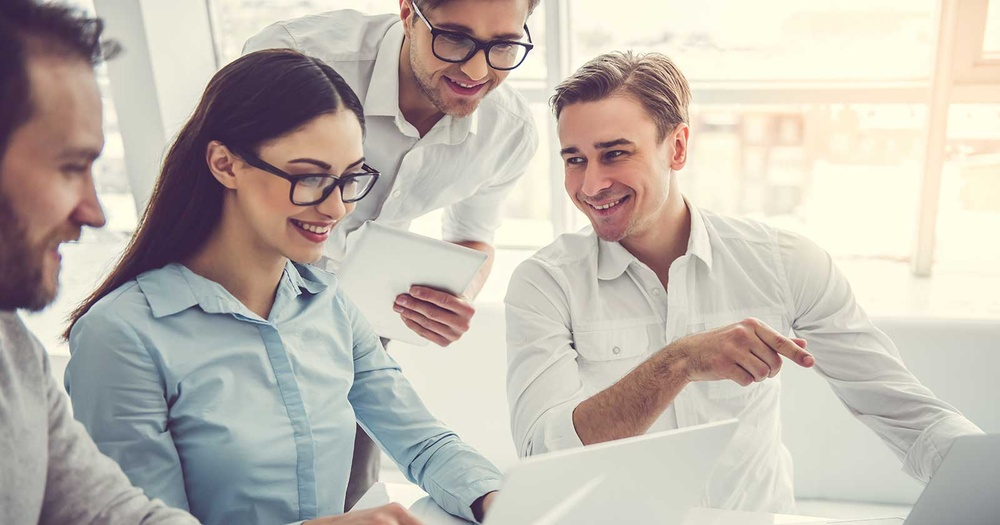
#> input picture AI_project/images/test3.jpg, 1000 x 525 px, shrunk from 1600 x 840 before the run
$ python main.py
#> lines starting #> are read from the running program, lines starting #| are printed output that depends on the picture; after the words box and inside, x2 and y2 are one past the last pixel; in counts of white or black regions, pixels touching at a corner belong together
import cv2

img = cv2.imread('images/test3.jpg')
#> img is the input picture: shape (525, 1000, 3); mean B, G, R 175.4, 184.3, 191.7
gray_img = cv2.cvtColor(img, cv2.COLOR_BGR2GRAY)
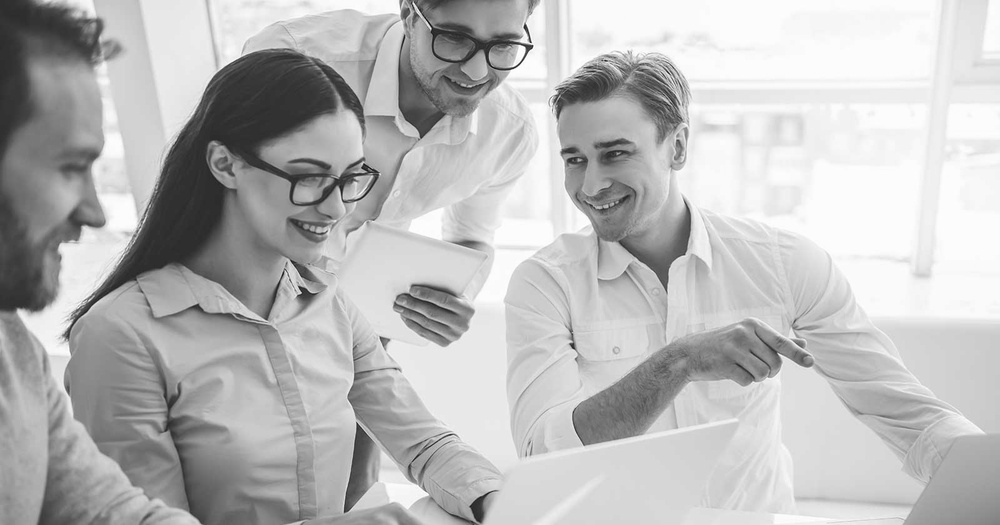
#> gray_img: shape (525, 1000); min 11, max 255, mean 185.5

faces = cv2.CascadeClassifier('faces.xml')

results = faces.detectMultiScale(gray_img, scaleFactor=1.077, minNeighbors=3)
#> results = [[542, 109, 124, 124], [13, 88, 175, 175], [503, 13, 221, 221]]

for (x, y, w, h) in results:
    cv2.rectangle(img, (x, y), (x + w, y + h), (0, 255, 0), thickness=3)
#> this loop made 3 passes
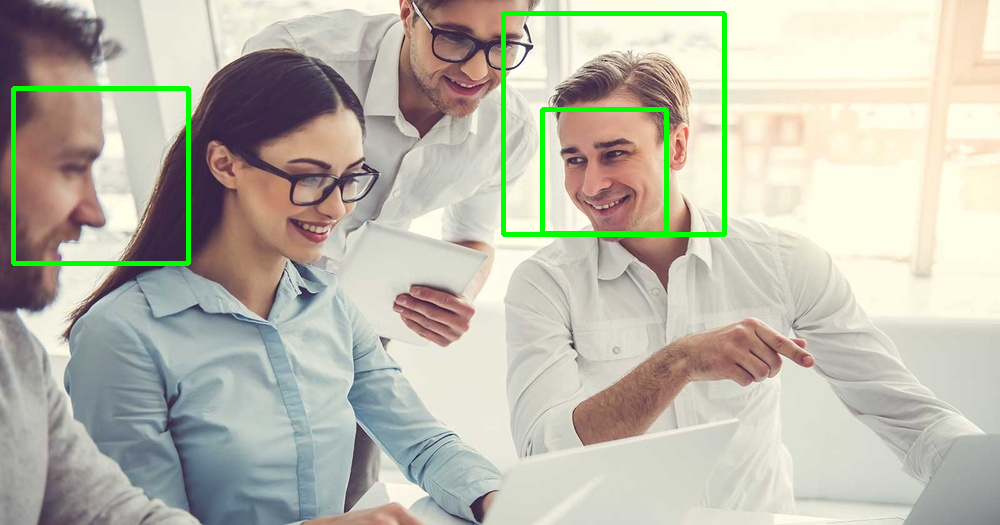
#> img: shape (525, 1000, 3); 1.88% of pixels changed, all inside (x1, y1, x2, y2) = (11, 11, 727, 266)

cv2.imshow('result', img)
cv2.waitKey(0)

$ run again, with AI_project/images/test2.jpg copied over AI_project/images/test3.jpg
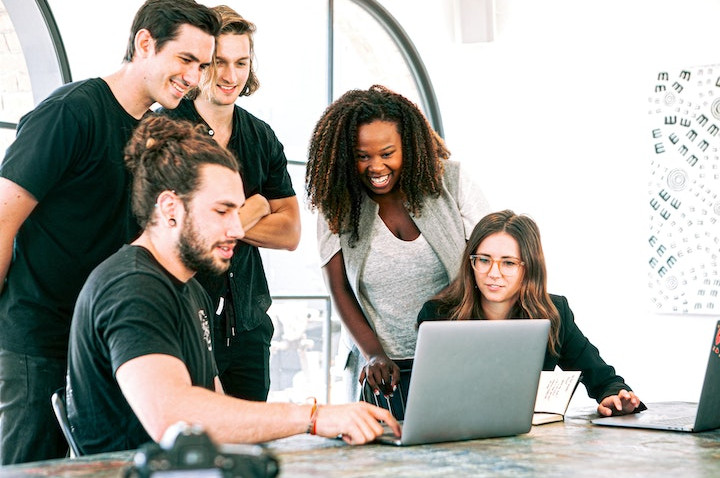
#> input picture AI_project/images/test2.jpg, 720 x 478 px
#> img is the input picture: shape (478, 720, 3); mean B, G, R 159.2, 164.9, 166
#> `gray_img = cv2.cvtColor(img, cv2.COLOR_BGR2GRAY)`:
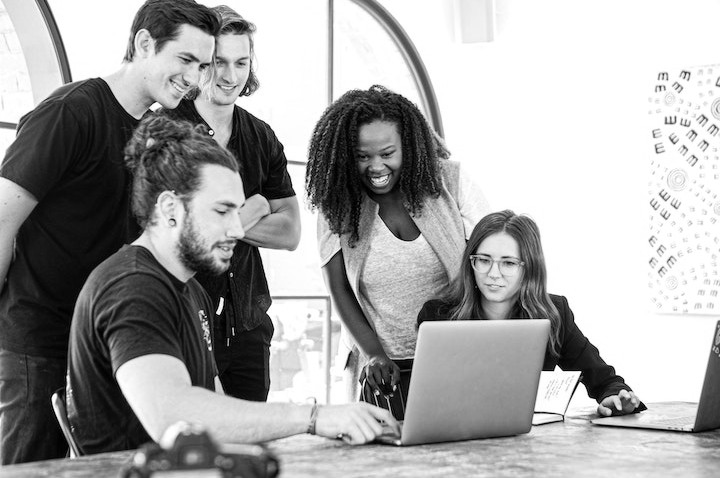
#> gray_img: shape (478, 720); min 0, max 255, mean 164.6
#> results = [[205, 43, 53, 53], [347, 132, 58, 58], [465, 237, 63, 63], [180, 184, 75, 75]]
#> the loop `for (x, y, w, h) in results:` made 4 passes
#> after the loop `for (x, y, w, h) in results:`:
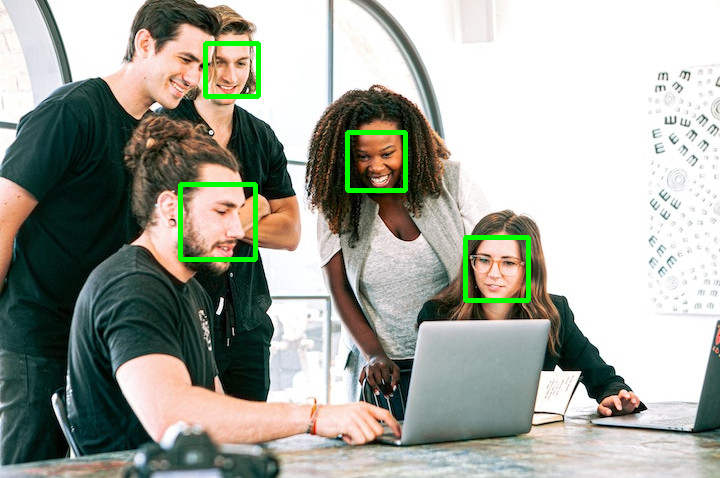
#> img: shape (478, 720, 3); 1.43% of pixels changed, all inside (x1, y1, x2, y2) = (178, 41, 531, 303)

$ run again, with AI_project/images/zubaref.jpg copied over AI_project/images/test3.jpg
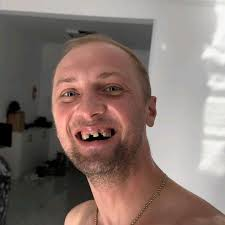
#> input picture AI_project/images/zubaref.jpg, 225 x 225 px
#> img is the input picture: shape (225, 225, 3); mean B, G, R 110.8, 117.2, 134
#> `gray_img = cv2.cvtColor(img, cv2.COLOR_BGR2GRAY)`:
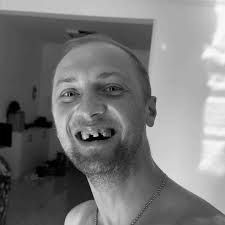
#> gray_img: shape (225, 225); min 0, max 252, mean 121.5
#> results = [[37, 52, 111, 111]]
#> the loop `for (x, y, w, h) in results:` made 1 pass
#> after the loop `for (x, y, w, h) in results:`:
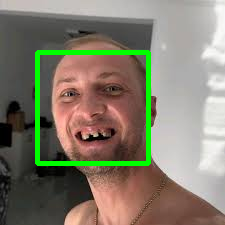
#> img: shape (225, 225, 3); 4.36% of pixels changed, all inside (x1, y1, x2, y2) = (35, 50, 151, 166)
